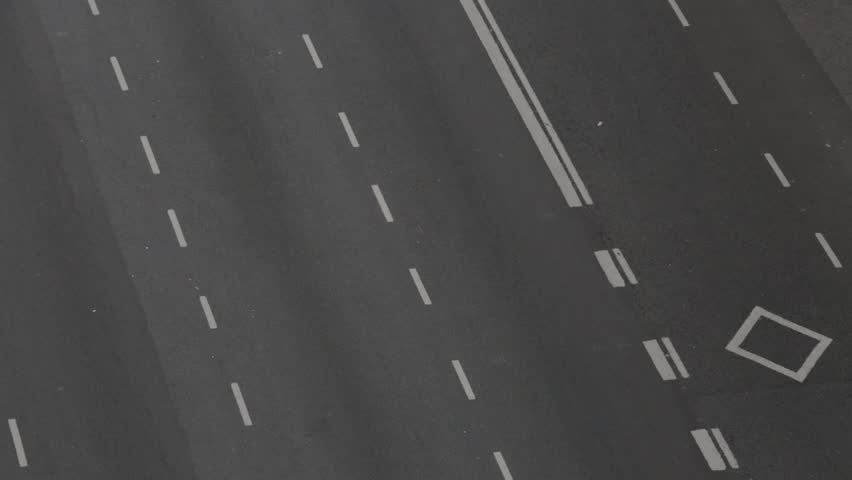
#> input picture TraningIMG/1.jpg, 852 x 480 px
$ python -i VideoLanes.py   (imports and definitions only)
#> lines starting #> are read from the running program, lines starting #| are printed output that depends on the picture; after the words box and inside, x2 and y2 are one past the last pixel; in counts of white or black regions, pixels touching at a corner belong together


#import os
import matplotlib.pyplot as plt
import matplotlib.image as mpimg
import numpy as np
import cv2
import imageio
#import math
from moviepy.editor import VideoFileClip
from IPython.display import HTML

# if you wanted to show a single color channel image
# called 'gray', for example, call as plt.imshow(gray, cmap='gray')

def grayscale(img):
    """Applies the Grayscale transform
    (assuming your grayscaled image is called 'gray')
    you should call plt.imshow(gray, cmap='gray')"""
    return cv2.cvtColor(img, cv2.COLOR_RGB2GRAY)
    # Or use BGR2GRAY if you read an image with cv2.imread()
    # return cv2.cvtColor(img, cv2.COLOR_BGR2GRAY)

def canny(img, low_threshold, high_threshold):
    """Applies the Canny transform"""
    return cv2.Canny(img, low_threshold, high_threshold)


def gaussian_blur(img, kernel_size):
    """Applies a Gaussian Noise kernel"""
    return cv2.GaussianBlur(img, (kernel_size, kernel_size), 0)


def region_of_interest(img, vertices):
    """
    Applies an image mask.

    Only keeps the region of the image defined by the polygon
    formed from `vertices`. The rest of the image is set to black.
    """
    # defining a blank mask to start with - Make a black image of the same size
    mask = np.zeros_like(img)

    # defining a 3 channel or 1 channel color to fill the mask with depending on the input image

    if len(img.shape) > 2:
        channel_count = img.shape[2]  # i.e. 3 or 4 depending on your image
        ignore_mask_color = (255,) * channel_count
    else:
        ignore_mask_color = 255  # white

    # filling pixels inside the polygon defined by "vertices" with the fill color
    # Fill the defined polygon area with white
    cv2.fillPoly(mask, vertices, ignore_mask_color)

    # returning the image only where mask pixels are nonzero
    # Will return only the region of interest
    masked_image = cv2.bitwise_and(img, mask)
    return masked_image


def draw_lines(img, lines, color=[255, 0, 0], thickness=8):

    """
   use as a starting point once you want to
    average the line segments you detect to map out the full
    extent of the lane

    separating line segments by their
    slope ((y2-y1)/(x2-x1)) to decide which segments are part of the left
    line vs. the right line.  Then, you can average the position of each of
    the lines and extrapolate to the top and bottom of the lane.

    This function draws `lines` with `color` and `thickness`.
    Lines are drawn on the image inplace (mutates the image).
    If you want to make the lines semi-transparent, think about combining
    this function with the weighted_img() function below
    """
    # At the bottom of the image, imshape[0] and top has been defined as 330
    imshape = img.shape

    slope_left = 0
    slope_right = 0
    leftx = 0
    lefty = 0
    rightx = 0
    righty = 0
    i = 0
    j = 0

    for line in lines:
        for x1, y1, x2, y2 in line:
            slope = (y2 - y1) / (x2 - x1)
            if slope > 0.1:  # Left lane and not a straight line
                # Add all values of slope and average position of a line
                slope_left += slope
                leftx += (x1 + x2) / 2
                lefty += (y1 + y2) / 2
                i += 1
            elif slope < -0.2:  # Right lane and not a straight line
                # Add all values of slope and average position of a line
                slope_right += slope
                rightx += (x1 + x2) / 2
                righty += (y1 + y2) / 2
                j += 1
    # Left lane - Average across all slope and intercepts
    if i > 0:  # If left lane is detected
        avg_slope_left = slope_left / i
        avg_leftx = leftx / i
        avg_lefty = lefty / i
        # Calculate bottom x and top x assuming fixed positions for corresponding y
        xb_l = int(((int(0.97 * imshape[0]) - avg_lefty) / avg_slope_left) + avg_leftx)
        xt_l = int(((int(0.61 * imshape[0]) - avg_lefty) / avg_slope_left) + avg_leftx)

    else:  # If Left lane is not detected - best guess positions of bottom x and top x
        xb_l = int(0.21 * imshape[1])
        xt_l = int(0.43 * imshape[1])

    # Draw a line
    cv2.line(img, (xt_l, int(0.61 * imshape[0])), (xb_l, int(0.97 * imshape[0])), color, thickness)

    # Right lane - Average across all slope and intercepts
    if j > 0:  # If right lane is detected
        avg_slope_right = slope_right / j
        avg_rightx = rightx / j
        avg_righty = righty / j
        # Calculate bottom x and top x assuming fixed positions for corresponding y
        xb_r = int(((int(0.97 * imshape[0]) - avg_righty) / avg_slope_right) + avg_rightx)
        xt_r = int(((int(0.61 * imshape[0]) - avg_righty) / avg_slope_right) + avg_rightx)

    else:  # If right lane is not detected - best guess positions of bottom x and top x
        xb_r = int(0.89 * imshape[1])
        xt_r = int(0.53 * imshape[1])

    # Draw a line
    cv2.line(img, (xt_r, int(0.61 * imshape[0])), (xb_r, int(0.97 * imshape[0])), color, thickness)


def hough_lines(img, rho, theta, threshold, min_line_len, max_line_gap):
    """
    `img` should be the output of a Canny transform.

    Returns an image with hough lines drawn.
    """
    lines = cv2.HoughLinesP(img, rho, theta, threshold, np.array([]), minLineLength=min_line_len,
                            maxLineGap=max_line_gap)
    line_img = np.zeros((img.shape[0], img.shape[1], 3), dtype=np.uint8)
    draw_lines(line_img, lines)
    return line_img


def weighted_img(img, initial_img, α=0.8, β=1., λ=0.):
    """
    `img` is the output of the hough_lines(), An image with lines drawn on it.
    Should be a blank image (all black) with lines drawn on it.

    `initial_img` should be the image before any processing.

    The result image is computed as follows:

    initial_img * α + img * β + λ
    NOTE: initial_img and img must be the same shape!
    """
    return cv2.addWeighted(initial_img, α, img, β, λ)


def lane_detector(image):
    gray = grayscale(image)
    #print(image.shape)

    # Define a kernel size and apply Gaussian smoothing
    kernel_size = 5
    blur_gray = gaussian_blur(gray, kernel_size)

    # Define our parameters for Canny and apply
    low_threshold = 10
    high_threshold = 150
    edges = canny(blur_gray, low_threshold, high_threshold)

    # Create masked edges image
    imshape = image.shape
    vertices = np.array([[(int(0.21*imshape[1]),imshape[0]),(int(0.44*imshape[1]), int(0.59*imshape[0])), (int(0.50*imshape[1]), int(0.59*imshape[0])), (imshape[1],imshape[0])]], dtype=np.int32)
    masked_edges = region_of_interest(edges, vertices)


    # Define the Hough transform parameters and detect lines using it
    rho = 1 # distance resolution in pixels of the Hough grid
    theta = (np.pi/180) # angular resolution in radians of the Hough grid
    threshold = 15     # minimum number of votes (intersections in Hough grid cell)
    min_line_len = 60 #minimum number of pixels making up a line
    max_line_gap = 30    # maximum gap in pixels between connectable line segments

    line_img = hough_lines(masked_edges, rho, theta, threshold, min_line_len, max_line_gap)

    final_img = weighted_img(line_img, image, α=0.6, β=1., λ=0.)
    return edges, masked_edges, final_img


def process_image(image):
    # NOTE: The output you return should be a color image (3 channel) for processing video below
    # you should return the final output (image with lines are drawn on lanes)
    edges, masked_edges, final_img = lane_detector(image)
    return final_img


# [1 line not run here, left out]
white_output = 'C2.mp4'
# [1 line that did not run here, left out]
# [1 line that did not run here, left out]
# [1 line not run here, left out]

>>> import cv2
>>> picture = cv2.cvtColor(cv2.imread('TraningIMG/1.jpg'), cv2.COLOR_BGR2RGB)
>>> result = lane_detector(picture)
#> in canny, `return cv2.Canny(img, low_threshold, high_threshold)`:
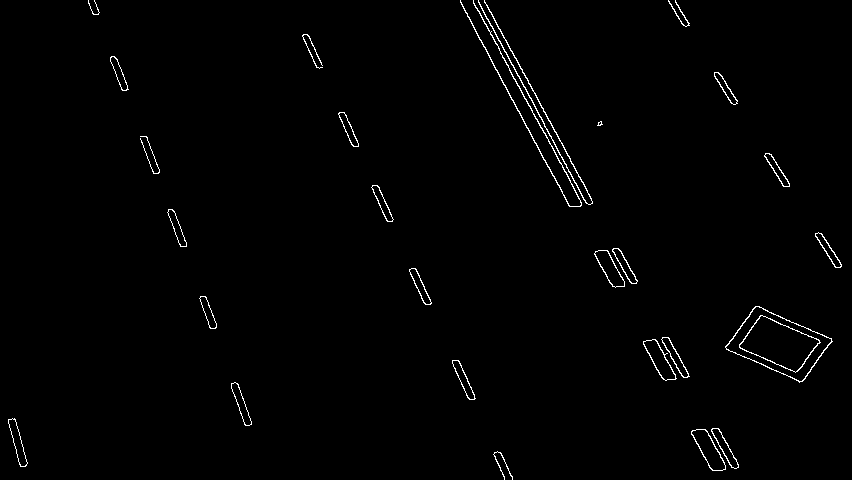
#> returned value: shape (480, 852); 1% white in thin lines or dots
#> in region_of_interest, `cv2.fillPoly(mask, vertices, ignore_mask_color)`:
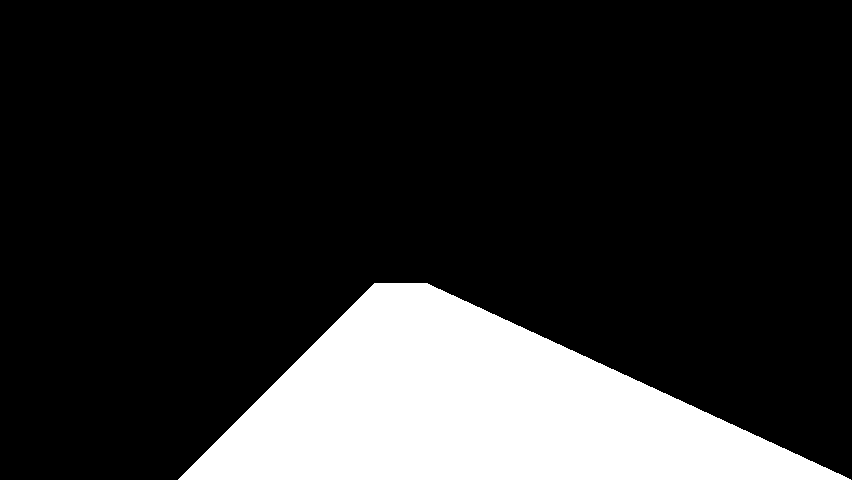
#> mask: shape (480, 852); 17.5% white; 1 white region, box (x1, y1, x2, y2) and area: (178, 283, 851, 480) 71627
#> in region_of_interest, `masked_image = cv2.bitwise_and(img, mask)`:
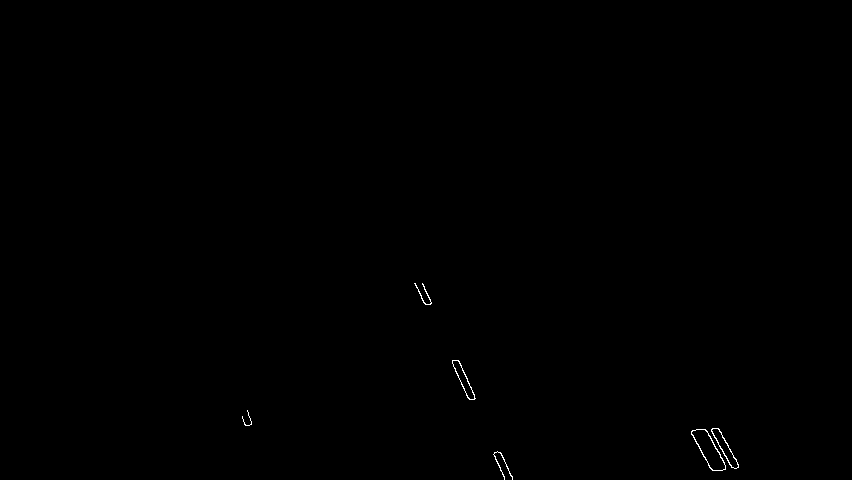
#> masked_image: shape (480, 852); 0.14% white in thin lines or dots, all inside (x1, y1, x2, y2) = (242, 283, 739, 480)
#> in hough_lines, `lines = cv2.HoughLinesP(img, rho, theta, threshold, np.array([]), minL..`: lines = None
#> (the run stopped early here; a loop or call above may not have finished)

$ run again, on TraningIMG/2.jpg
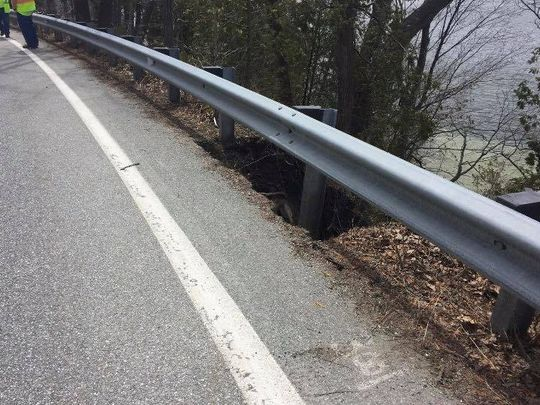
#> input picture TraningIMG/2.jpg, 540 x 405 px
#> mask: shape (405, 540); 17.6% white; 1 white region, box (x1, y1, x2, y2) and area: (113, 238, 540, 405) 38545
#> in region_of_interest, `masked_image = cv2.bitwise_and(img, mask)`:
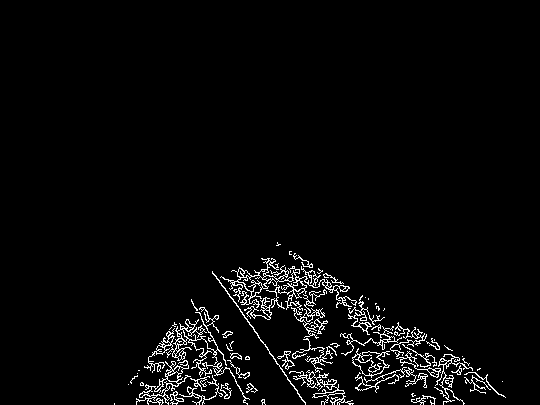
#> masked_image: shape (405, 540); 3.3% white in thin lines or dots, all inside (x1, y1, x2, y2) = (114, 242, 506, 405)
#> lines = 167 rows, first 6: [151, 364, 448, 348], [260, 271, 486, 376], [114, 404, 253, 387], [146, 387, 251, 384], [267, 265, 479, 368], [239, 268, 315, 304]
#> the loop in draw_lines, `for line in lines:` made 167 passes
#> after the loop in draw_lines, `for line in lines:`: i = 87; j = 29; leftx = 27702.5; lefty = 29393; rightx = 7676; righty = 9290.5; slope_left = 82.81; slope_right = -19.97
#> avg_slope_left = 0.952
#> avg_leftx = 318.4
#> avg_lefty = 337.9
#> xb_l = 375
#> xt_l = 222
#> avg_slope_right = -0.689
#> avg_rightx = 264.7
#> avg_righty = 320.4
#> xb_r = 160
#> xt_r = 371
#> in weighted_img, `return cv2.addWeighted(initial_img, α, img, β, λ)`:
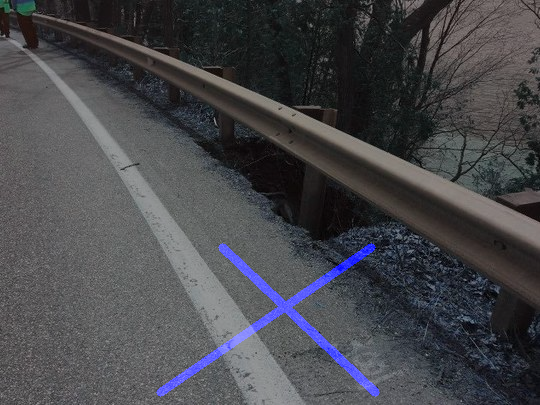
#> returned value: shape (405, 540, 3); mean of channels 0, 1, 2 75.5, 71.3, 71; drawn as B, G, R

$ run again, on TraningIMG/4.jpg
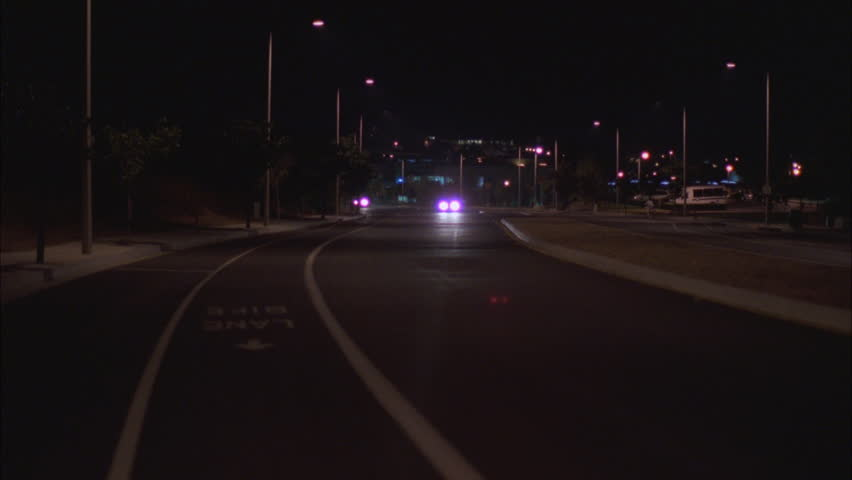
#> input picture TraningIMG/4.jpg, 852 x 480 px
#> in canny, `return cv2.Canny(img, low_threshold, high_threshold)`:
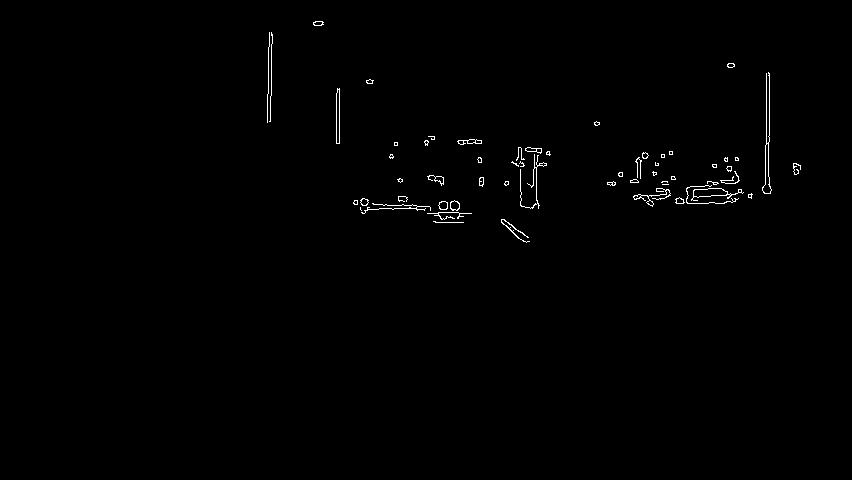
#> returned value: shape (480, 852); 0.6% white in thin lines or dots, all inside (x1, y1, x2, y2) = (267, 21, 801, 243)
#> mask: shape (480, 852); 17.5% white; 1 white region, box (x1, y1, x2, y2) and area: (178, 283, 851, 480) 71627
#> masked_image: shape (480, 852); every value is 0
#> lines = None
